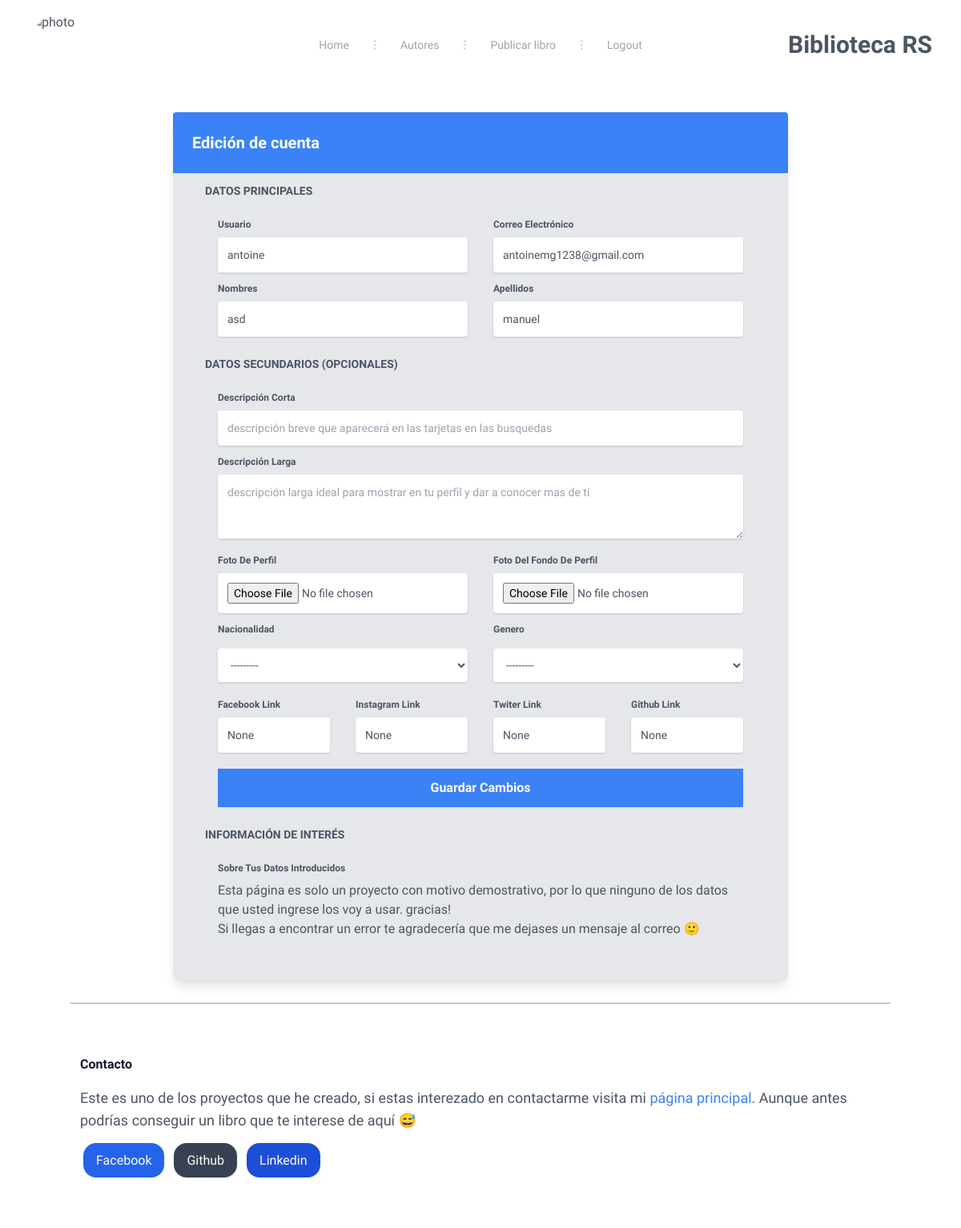
/author/edit/antoine (signed in), run on the app's committed database.
### apps/author/models.py (models this page shows, shortened)
class Author(AbstractBaseUser):
    username = models.CharField("Username", unique=True, max_length = 100)
    email = models.EmailField("Email", unique=True, max_length = 100, blank=False, null=False)
    first_name = models.CharField(max_length=100, null=False, blank=False)
    last_name = models.CharField(max_length=100, null=False, blank=False)
    photo = models.ImageField("Photo of the author", upload_to="authors_img", null=True, blank=True)
    background_photo = models.ImageField("background photo of the profile author", upload_to="authors_back_img", null=True, blank=True)
    description = models.CharField("Author's description", max_length=255, null=True, blank=True)
    big_description = models.TextField("big description", null=True, blank=True)
    nationality = models.CharField("Author's nationality", max_length=3, choices=COUNTRIES, null=True, blank=True)
    sex = models.CharField("Gender", max_length=3, choices=SEX, null=True, blank=True)
    facebook = models.URLField("facebook link", null=True, blank=True)
    twiter = models.URLField("facebook link", null=True, blank=True)
    instagram = models.URLField("facebook link", null=True, blank=True)
    github = models.URLField("facebook link", null=True, blank=True)
    is_admin = models.BooleanField(default=False)
    is_active = models.BooleanField(default=True)
    objects = AuthorManager()
    USERNAME_FIELD = "username"
    REQUIRED_FIELDS = ["first_name", "email"]
    class Meta:
        verbose_name = 'Autor'
        verbose_name_plural = 'Autors'

### apps/author/views.py (the view, shortened to what this page needs)
# urls.py: path('edit/<str:username>', AuthorEditView.as_view(), name='edit_author'),
class AuthorEditView(View):
    model = Author
    form_class = AuthorUpdateForm
    template_name = "author/edit_author.html"
    def get(self, request, username, *args, **kwargs):
        user = self.model.objects.get(username=username)
        form = self.form_class(instance = user)
        if username != request.user.username:
            return render(request, "400.html", {"message":"no puedes editar los datos de otro usuario"})
        context = {
            "form": form
        }
        return render(request, self.template_name, context)

### templates/author/edit_author.html (shortened to what this page needs)
{% extends 'index.html' %}
{% block section %}
<section class=" py-1 bg-blueGray-50">
  <div class="w-full lg:w-8/12 px-4 mx-auto mt-6">
    <div class="relative flex flex-col min-w-0 break-words w-full mb-6 shadow-lg rounded-lg bg-gray-200 border-0">
      <div class="rounded-t bg-blue-500 mb-0 px-6 py-6">
        <div class="text-center flex justify-between">
          <h1 class="text-white text-xl font-bold">
            Edición de cuenta
          </h1>
        </div>
      </div>
      <div class="flex-auto px-4 lg:px-10 py-10 pt-0">
        <form method="POST" enctype="multipart/form-data">
          <h6 class="text-blueGray-400 text-sm mt-3 mb-6 font-bold uppercase">
            datos Principales
          </h6>
          <div class="flex flex-wrap">
            <div class="w-full lg:w-6/12 px-4">
              <div class="relative w-full mb-3">
                <label class="block capitalize text-blueGray-600 text-xs font-bold mb-2" >
                  usuario
                </label>
                {{form.username}}
              </div>
            </div>
            <div class="w-full lg:w-6/12 px-4">
              <div class="relative w-full mb-3">
                <label class="block capitalize text-blueGray-600 text-xs font-bold mb-2" >
                  correo electrónico
                </label>
                {{form.email}}
              </div>
            </div>
            <div class="w-full lg:w-6/12 px-4">
              <div class="relative w-full mb-3">
                <label class="block capitalize text-blueGray-600 text-xs font-bold mb-2" >
                  nombres
                </label>
                {{form.first_name}}
              </div>
            </div>
            <div class="w-full lg:w-6/12 px-4">
              <div class="relative w-full mb-3">
                <label class="block capitalize text-blueGray-600 text-xs font-bold mb-2">
                  apellidos
                </label>
                {{form.last_name}}
              </div>
            </div>
          <h6 class="text-blueGray-400 text-sm mt-3 mb-6 font-bold uppercase">
            datos secundarios (opcionales)
          </h6>
          <div class="flex flex-wrap">
            <div class="w-full lg:w-12/12 px-4">
              <div class="relative w-full mb-3">
                <label class="block capitalize text-blueGray-600 text-xs font-bold mb-2" >
                  descripción corta
                </label>
                {{form.description}}
              </div>
            </div>
            <div class="w-full lg:w-12/12 px-4">
              <div class="relative w-full mb-3">
                <label class="block capitalize text-blueGray-600 text-xs font-bold mb-2" >
                  descripción larga
                </label>
                {{form.big_description}}
              </div>
            </div>
            <div class="w-full lg:w-6/12 px-4">
              <div class="relative w-full mb-3">
                <label class="block capitalize text-blueGray-600 text-xs font-bold mb-2" >
                  foto de perfil
                </label>
                {{form.photo}}
              </div>
            </div>
            <div class="w-full lg:w-6/12 px-4">
              <div class="relative w-full mb-3">
                <label class="block capitalize text-blueGray-600 text-xs font-bold mb-2" >
                  Foto del fondo de perfil
                </label>
                {{form.background_photo}}
              </div>
            </div>
            <div class="w-full lg:w-6/12 px-4">
              <div class="relative w-full mb-5">
                <label class="block capitalize text-blueGray-600 text-xs font-bold mb-4" >
                  nacionalidad
                </label>
                {{form.nationality}}
              </div>
            </div>
            <div class="w-full lg:w-6/12 px-4">
              <div class="relative w-full mb-5">
                <label class="block capitalize text-blueGray-600 text-xs font-bold mb-4" >
                  genero
                </label>
                {{form.sex}}
              </div>
            </div>
          </div>
          <div class="w-full lg:w-3/12 px-4">
            <div class="relative w-full mb-3">
              <label class="block capitalize text-blueGray-600 text-xs font-bold mb-2" >
                Facebook link
              </label>
              <input type="text" name="facebook" value="{{form.facebook.value}}" minlength="12" class="border-0 px-3 py-3 placeholder-blueGray-300 text-blueGray-600 bg-white rounded text-sm shadow focus:outline-none focus:ring w-full ease-linear transition-all duration-150">
            </div>
          </div>
          <div class="w-full lg:w-3/12 px-4">
            <div class="relative w-full mb-3">
              <label class="block capitalize text-blueGray-600 text-xs font-bold mb-2" >
                Instagram link
              </label>
              <input type="text" name="instagram" value="{{form.instagram.value}}" minlength="12" class="border-0 px-3 py-3 placeholder-blueGray-300 text-blueGray-600 bg-white rounded text-sm shadow focus:outline-none focus:ring w-full ease-linear transition-all duration-150">
            </div>
          </div>
          <div class="w-full lg:w-3/12 px-4">
            <div class="relative w-full mb-3">
              <label class="block capitalize text-blueGray-600 text-xs font-bold mb-2" >
                Twiter link
              </label>
              <input type="text" name="twiter" value="{{form.twiter.value}}" minlength="12" class="border-0 px-3 py-3 placeholder-blueGray-300 text-blueGray-600 bg-white rounded text-sm shadow focus:outline-none focus:ring w-full ease-linear transition-all duration-150">
            </div>
          </div>
          <div class="w-full lg:w-3/12 px-4">
            <div class="relative w-full mb-3">
              <label class="block capitalize text-blueGray-600 text-xs font-bold mb-2" >
                Github link
              </label>
              <input type="text" name="github" value="{{form.github.value}}" minlength="12" class="border-0 px-3 py-3 placeholder-blueGray-300 text-blueGray-600 bg-white rounded text-sm shadow focus:outline-none focus:ring w-full ease-linear transition-all duration-150">
            </div>
          </div>
          <div class="w-full lg:w-12/12 px-4">
            <div class="relative w-full mb-3">
              <button type="submit" class="block capitalize mx-auto w-full  p-3 bg-blue-500 text-white text-base font-bold my-2 mb-2 hover:bg-blue-600">
                Guardar cambios
              </button>
            </div>
          </div>
          <h6 class="text-blueGray-400 text-sm mt-3 mb-6 font-bold uppercase">
            información de interés
          </h6>
          <div class="flex flex-wrap">
            <div class="w-full lg:w-12/12 px-4">
              <div class="relative w-full mb-3">
                <label class="block capitalize text-blueGray-600 text-xs font-bold mb-2" htmlfor="grid-password">
                  sobre tus datos introducidos
                </label>
                <p>Esta página es solo un proyecto con motivo demostrativo, por lo que ninguno de los datos que usted ingrese los voy a usar. gracias!</p>
                <p>Si llegas a encontrar un error te agradecería que me dejases un mensaje al correo &#128578;</p>
              </div>
            </div>
          </div>
        </form>
      </div>
    </div>
      </div>
  </section>
{% endblock section %}

### templates/index.html (style rules this page uses)
.work-sans { font-family: 'Work Sans', sans-serif; }

### data on the page
Author: username "antoine", email "antoinemg1238@gmail.com", first_name "asd", last_name "manuel", nationality "---------", sex "---------"
